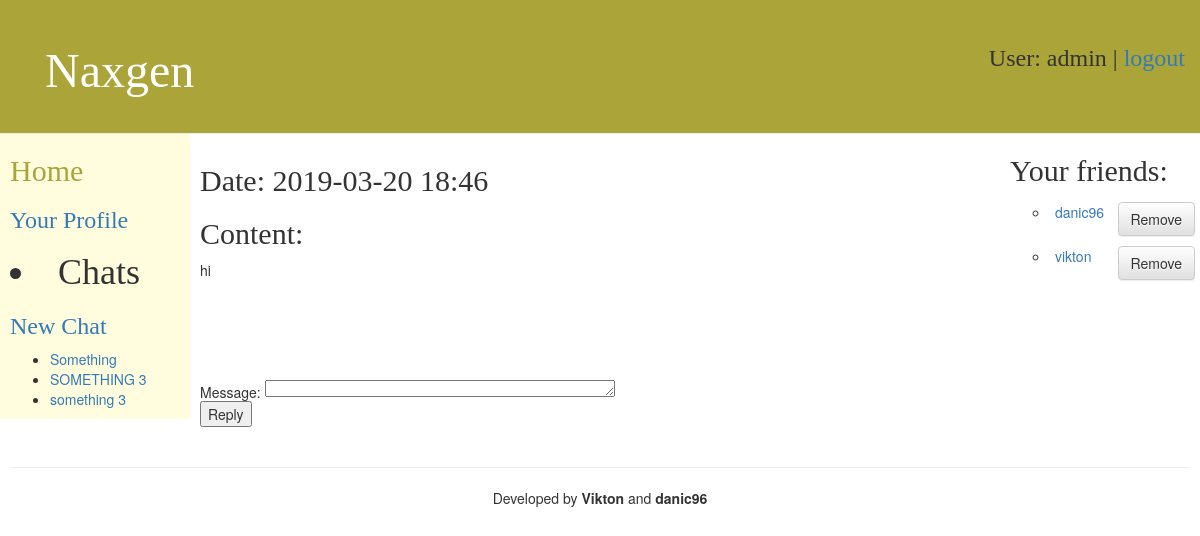
Screenshot of /messaging/message/4/ (signed in) with the database file from the repository.
### messaging/models.py (models this page shows, shortened)
class User(AbstractUser):
    date = models.DateTimeField(default=timezone.now)
    friends = models.ManyToManyField("self", blank=True)
    groups = models.ManyToManyField('Group')
    description = models.TextField(default='')
    phone = models.TextField(default='')
    city = models.TextField(default='')
    website = models.TextField(default='')

class Group(models.Model):
    id = models.AutoField(primary_key=True)
    name = models.TextField(default="")
    members = models.ManyToManyField(User, blank=True)
    messages = models.ManyToManyField('GroupMessage')

class Message(models.Model):
    id = models.AutoField(primary_key=True)
    date = models.DateTimeField(default=timezone.now)
    text = models.TextField()
    sender = models.ForeignKey(User, on_delete=models.PROTECT, related_name='sender')
    to = models.ForeignKey(User, on_delete=models.PROTECT, related_name='to')

### messaging/views.py (the view)
class MessageDetail(DetailView):
    model = Message
    template_name = 'messaging/message_detail.html'
    def get_context_data(self, **kwargs):
        context = super(MessageDetail, self).get_context_data(**kwargs)
        return context

### messaging/templates/messaging/message_detail.html (shortened to what this page needs)
{% extends "messaging/base.html" %}
{% block content %}
<div class="post">
    <h2>Date: {{ message.date|date:'Y-m-d H:i' }}</h2>
<h2>Content:</h2>
<p>
    {{ message.text|linebreaks }}<br/>
</p>
</div>
    <form action="{% url 'messaging:message_reply' message.pk %}" method="post" >
        Message: <textarea name="message" id="message_reply" rows="4"></textarea><br>
        <input type="submit" value="Reply" />
    </form>
{% endblock %}

### messaging/templates/messaging/base.html (shortened to what this page needs)
{% load staticfiles %}
<!DOCTYPE html>
<html lang="en">
<head>
    <link rel="stylesheet" href="http://code.jquery.com/ui/1.11.4/themes/smoothness/jquery-ui.css" />
    <link rel="stylesheet" href="//maxcdn.bootstrapcdn.com/bootstrap/3.2.0/css/bootstrap.min.css">
    <link rel="stylesheet" href="//maxcdn.bootstrapcdn.com/bootstrap/3.2.0/css/bootstrap-theme.min.css">
    <link rel="stylesheet" href="{% static "style/base.css" %}" />
    <link rel="stylesheet" href="{% static "style/more.css" %}" />
</head>
<body>
<div id="header" class="page-header">
    {% block header %}
        <div id="wrapper">
            <div id="title">
                <h1><a href="/messaging/">Naxgen</a></h1>
            </div>
            <h3>
            {% if user.username %}
                <p>
                        User: {{ request.user.username }} | <a href="{% url 'logout' %}?next={{request.path}}">logout</a>
                </p>
            {% else %}
                <p>
                    <a href="{% url 'login' %}?next={{request.path}}">Login</a>
                    /
                    <a href="{% url 'messaging:user_create' %}">Register</a>
                </p>
            {% endif %}
            </h3>
        </div>
    {% endblock %}
</div>
<div id="wrapp_this">
<div class="max_height">
<div id="left-sidebar">
    {% block sidebar %}
            <h2><a href="/messaging/">Home</a></h2>
            {% if user.username %}
                <h3> <a href="{% url 'messaging:view_profile' %}">Your Profile</a></h3>
                <h1><li>Chats</li></h1>
                <h3><a href="{% url 'messaging:group_create' %}" >New Chat</a></h3>
                <ul>
                {% for group in user.groups.all %}
                    <li>
                        <a href="{% url 'messaging:group_detail' group.id %}" > {{ group.name }} </a>
                    </li>
                {% endfor %}
                </ul>
            {% endif %}
    {% endblock %}
</div>
<div id="right-sidebar">
    {% block sidebar2 %}
        {% if user.username %}
            <h2>Your friends:</h2>
                <ul>
                {% for friend in request.user.friends.all %}
                    <li type="circle">
                        <div id="wrapper">
                        <a href="{% url 'messaging:view_profile_with_pk' pk=friend.pk %} " >
                            {{ friend.username }}
                        </a>
                        <a href="{% url 'messaging:change_friend' operation='remove' pk=friend.pk %}" >
                            <button id="remove-button" type="button" class="btn btn-default">Remove</button>
                        </a>
                        </div>
                    </li>
                {% endfor %}
                </ul>
        {% endif %}
    {% endblock %}
</div>
<div id="content">
    {% block content %}{% endblock %}
</div>
</div>
<div id="footer">
    {% block footer %}<hr><div >Developed by <b>Vikton</b> and <b>danic96</b></div>{% endblock %}
</div>
</div>
</body>
</html>

### messaging/static/style/base.css (style rules this page uses)
#header { text-align: right; }
#content { margin-left: 190px; margin-right: 190px; padding: 10px; height: 90%; }
#left-sidebar { float: left; width: 190px; height: 100%; padding-left: 10px; background: #FFFDDD; }
#right-sidebar { float: right; width: 190px; height: 100%; padding-right: 10px; }
#footer { margin-top: auto; padding: 10px; text-align: center; float: bottom; }
.max_height { height: max-content; }
textarea, input[type=number], input[type=url] { height: 1.25em; width: 25em; }
#wrapper { width: 100%; display: inline-block; margin: 5px; }
#remove-button { float: right; }

### messaging/static/style/more.css (style rules this page uses)
h1 a, h2 a { color: #AAA439; font-family: 'Lobster'; }
body, html { min-height: 100%; }
html { min-height: 100%; }
.page-header { background-color: #AAA439; margin-top: 0; margin-bottom: 0; padding: 20px 20px 20px 40px; }
#title { float: left; display: block; margin: 0; padding: 0; font-family: 'Pacifico', cursive; }
.page-header h1, .page-header h1 a, .page-header h1 a:visited, .page-header h1 a:active { color: #ffffff; font-size: 36pt; text-decoration: none; }
h1, h2, h3, h4 { font-family: 'Lobster', cursive; }
.post { margin-bottom: 70px; }

### rows the page displays
User: user.username "admin"
Group: name "Something"
Group: name "SOMETHING 3"
Group: name "something 3"
User: username "danic96"
User: username "vikton"
Message: date "2019-03-20 18:46", text "hi"
